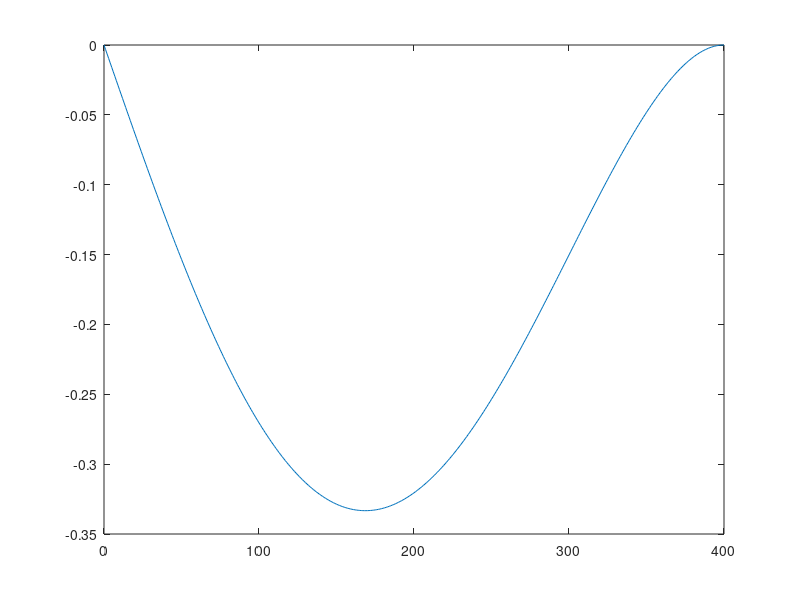

MATLAB code to generate this figure:
% HW_0 Fixed Beam

L = 400; %cm;
E = 52000; %kN/cm^2;
I = 32000; %cm^4
w = 4; %kN/cm

x = [0:400]

y = (-w./(48.*E.*I)).*((2*x.^4)-(3*L*x.^3)+(L.^3*x))

%y = (-5.0E-9).*((2.*x.^4)-(3.*L.*x.^3)+(L.^3.*x))


plot(x,y);

maxY = max(abs(y))